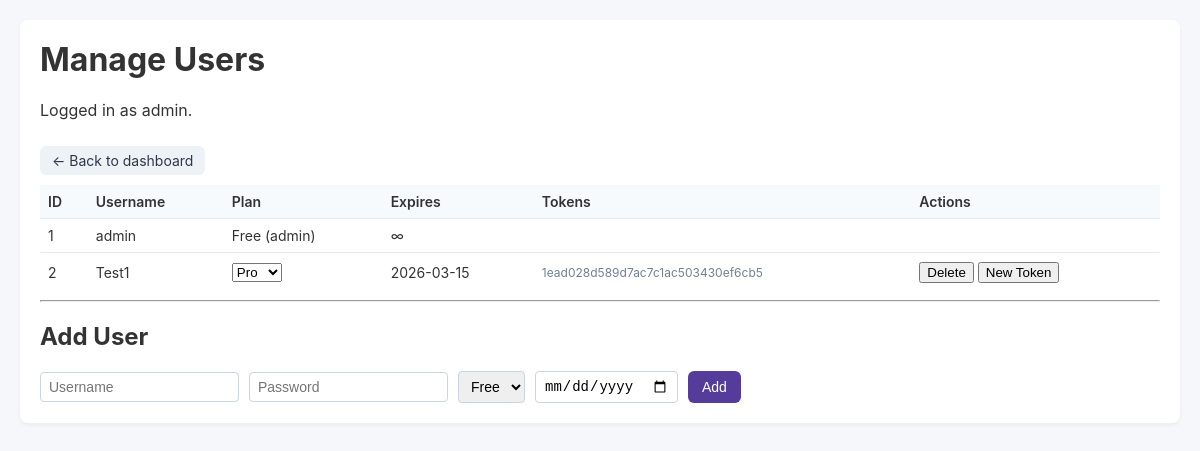
The app's page /users (signed in) with its own data.
### tables this page shows
CREATE TABLE users (
            id INTEGER PRIMARY KEY AUTOINCREMENT,
            username TEXT UNIQUE NOT NULL,
            password TEXT NOT NULL,
            plan TEXT NOT NULL DEFAULT 'Free',
            expires_at TEXT DEFAULT NULL,
            is_admin INTEGER NOT NULL DEFAULT 0
        );

### profit_app/app.py (the view)
@app.route('/users')
@login_required
def users_page():
    current = get_current_user()
    if not current or not current['is_admin']:
        abort(403)
    with get_db_connection() as conn:
        cur = conn.execute(
            "SELECT id, username, plan, expires_at, is_admin FROM users ORDER BY id ASC"
        )
        users = [
            dict(
                id=row['id'],
                username=row['username'],
                plan=row['plan'],
                expires_at=row['expires_at'],
                is_admin=bool(row['is_admin']),
            )
            for row in cur.fetchall()
        ]
        tokens: dict[int, list[str]] = {}
        cur = conn.execute(
            "SELECT user_id, token FROM api_tokens ORDER BY created_at DESC"
        )
        for row in cur.fetchall():
            tokens.setdefault(row['user_id'], []).append(row['token'])
    lang = get_current_language()
    t = TRANSLATIONS.get(lang, TRANSLATIONS['en'])
    return render_template('users.html', users=users, tokens=tokens, user=current, t=t)

### profit_app/app.py (called while the page is built, shortened)
def get_current_language() -> str:
    return session.get('lang', 'en')

def get_current_user():
    user_id = session.get('user_id')
    if not user_id:
        return None
    with get_db_connection() as conn:
        cur = conn.execute(
            "SELECT id, username, plan, expires_at, is_admin FROM users WHERE id = ?",
            (user_id,),
        )
        row = cur.fetchone()
        return row

def login_required(fn):
    from functools import wraps
    @wraps(fn)
    def wrapper(*args, **kwargs):
        if not session.get('user_id'):
            return redirect(url_for('login', next=request.path))
        current = get_current_user()
        if current:
            expires_at = current['expires_at']
        return fn(*args, **kwargs)
    return wrapper

def get_db_connection() -> sqlite3.Connection:
    conn = sqlite3.connect(DB_FILENAME)
    conn.row_factory = sqlite3.Row
    return conn

### profit_app/templates/users.html (shortened to what this page needs)
<!DOCTYPE html>
<html lang="en">
<head>
    <link rel="stylesheet" href="{{ url_for('static', filename='style.css') }}">
</head>
<body>
    <div class="users-container">
        <h1>{{ t.manage_users }}</h1>
        <p>{{ t.logged_in_as }} {{ user.username }}.</p>
        <a href="{{ url_for('index') }}" class="btn-back">← {{ t.back_to_dashboard }}</a>
        <table class="users-table">
            <thead>
                <tr>
                    <th>{{ t.id }}</th>
                    <th>{{ t.username }}</th>
                    <th>{{ t.plan }}</th>
                    <th>{{ t.expires_at_label }}</th>
                    <th>{{ t.tokens }}</th>
                    <th>{{ t.actions }}</th>
                </tr>
            </thead>
            <tbody id="users-body">
                {% for u in users %}
                <tr data-id="{{ u.id }}">
                    <td>{{ u.id }}</td>
                    <td>{{ u.username }}</td>
                    <td>
                        {% if u.is_admin %}
                            {{ u.plan }} (admin)
                        {% else %}
                            <select class="plan-select">
                                <option value="Pro" {% if u.plan == 'Pro' %}selected{% endif %}>Pro</option>
                            </select>
                        {% endif %}
                    </td>
                    <td>
                        {% if u.expires_at %}
                            {{ u.expires_at }}
                        {% else %}
                            ∞
                        {% endif %}
                    </td>
                    <td>
                        {% if tokens.get(u.id) %}
                            <div class="token-list">{{ tokens[u.id]|join('<br/>')|safe }}</div>
                        {% endif %}
                    </td>
                    <td>
                        {% if not u.is_admin %}
                        <button class="delete-btn">{{ t.delete }}</button>
                        <button class="token-btn">{{ t.new_token }}</button>
                        {% endif %}
                    </td>
                </tr>
                {% endfor %}
            </tbody>
        </table>
        <hr />
        <h2>{{ t.add_user }}</h2>
        <form id="add-user-form" class="form-inline">
            <input type="text" id="new-username" placeholder="{{ t.username }}" required />
            <input type="password" id="new-password" placeholder="{{ t.password }}" required />
            <select id="new-plan">
                <option value="Free">Free</option>
            </select>
            <input type="date" id="new-expiry" placeholder="{{ t.expires_at_label }}" />
            <button type="submit">{{ t.add }}</button>
        </form>
    </div>
</body>
</html>

### profit_app/static/style.css (style rules this page uses)
html, body { margin: 0; padding: 0; font-family: -apple-system, BlinkMacSystemFont, 'Segoe UI', Roboto, Helvetica, Arial, sans-serif; background-color: #f5f7fa; color: #333; }
.btn-back { display: inline-block; margin: 10px 0; padding: 6px 12px; background: #edf2f7; color: #2d3748; border-radius: 6px; text-decoration: none; font-size: 14px; }

### profit_app/templates/users.html (style rules this page uses)
.users-container { margin: 20px; background: #fff; padding: 20px; border-radius: 8px; box-shadow: 0 2px 4px rgba(0,0,0,0.05); }
.users-container h1 { margin-top: 0; }
table.users-table { width: 100%; border-collapse: collapse; }
table.users-table th, table.users-table td { padding: 8px; border-bottom: 1px solid #e2e8f0; font-size: 14px; }
table.users-table th { background: #f7fafc; font-weight: 600; text-align: left; }
table.users-table tr:last-child td { border-bottom: none; }
.token-list { font-size: 12px; color: #718096; margin: 4px 0; word-break: break-all; }
.form-inline { margin-top: 20px; display: flex; gap: 10px; flex-wrap: wrap; align-items: center; }
.form-inline input, .form-inline select { padding: 6px 8px; font-size: 14px; border: 1px solid #cbd5e0; border-radius: 4px; }
.form-inline button { padding: 8px 14px; font-size: 14px; border: none; border-radius: 6px; background: #553c9a; color: #fff; cursor: pointer; }

### records on screen
users: username "admin", id "1", plan "Free"
users: id "2", username "Test1", plan "Pro", expires_at "2026-03-15", tokens "1ead028d589d7ac7c1ac503430ef6cb5", delete "Delete", new_token "New Token"

### other values on screen
{{ t.manage_users }} "Manage Users"
{{ t.logged_in_as }} "Logged in as"
{{ t.back_to_dashboard }} "Back to dashboard"
{{ t.id }} "ID"
{{ t.username }} "Username"
{{ t.plan }} "Plan"
{{ t.expires_at_label }} "Expires"
{{ t.tokens }} "Tokens"
{{ t.actions }} "Actions"
{{ t.add_user }} "Add User"
{{ t.add }} "Add"
